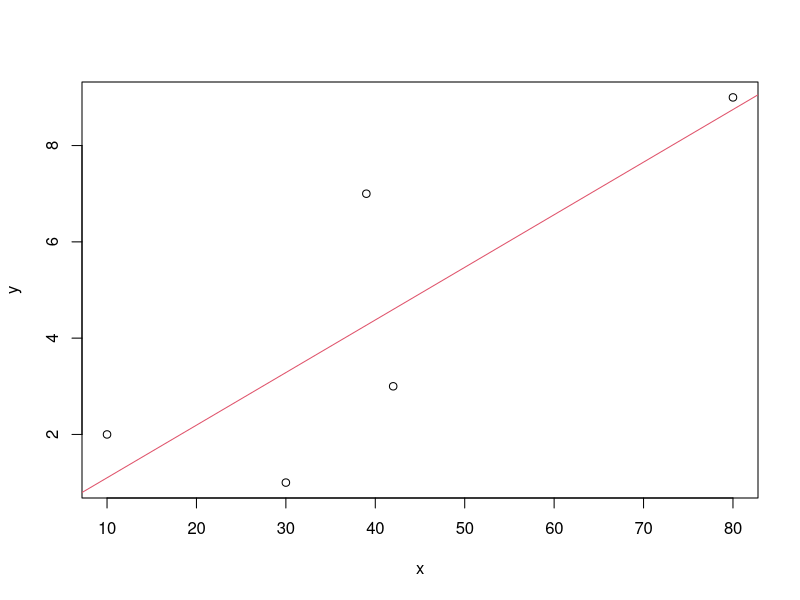

This chart was generated by the following R code:
#--- Input data
x = c(10, 42, 39, 30, 80)
y = c(2,3,7,1,9)

#--- run the regression
lm(y ~ x)

#--- Plot it
plot(x, y)
abline(a = 0.007755, b = 0.109260, col=2)

fitted(lm(y ~ x))
